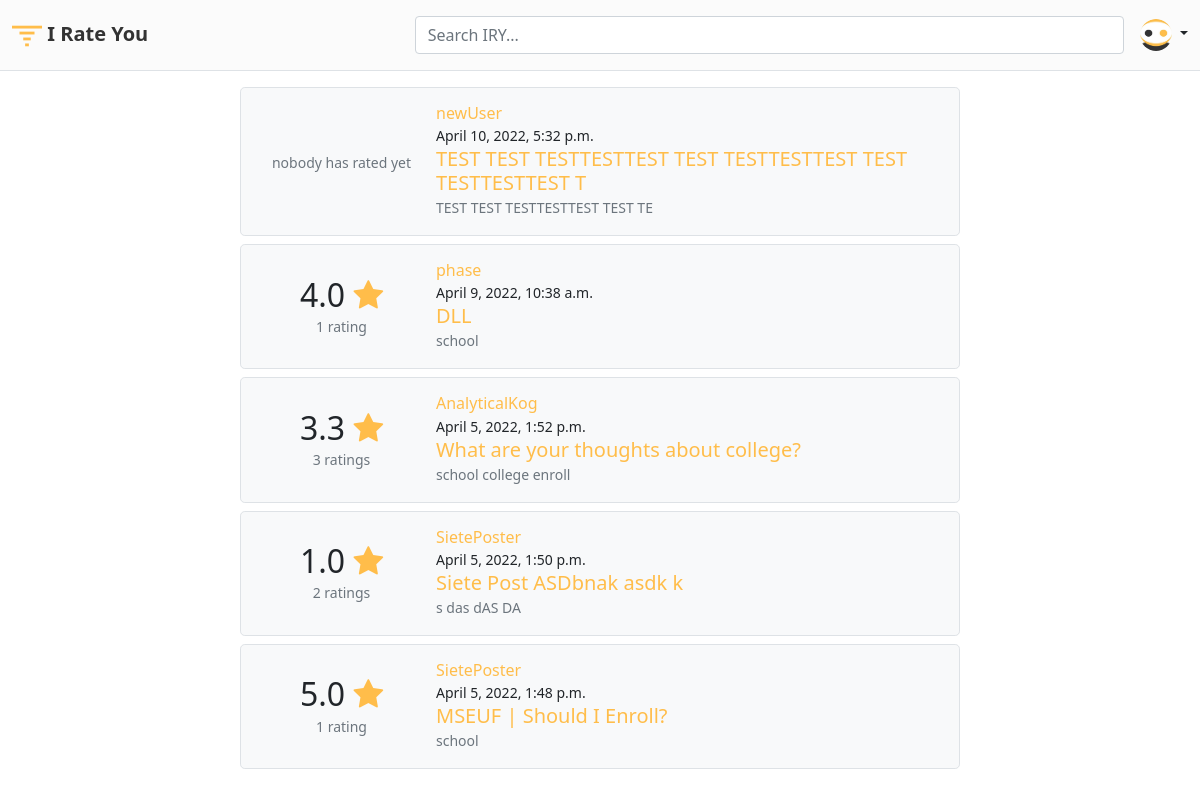
/ (signed in), run on the app's committed database.
### user/models.py (models this page shows, shortened)
class Profile(models.Model):
    user = models.OneToOneField(User, on_delete=models.CASCADE)
    image = models.ImageField(default='default.jpg', upload_to='profile_pics')

### post/models.py (models this page shows, shortened)
class Post(models.Model):
    author = models.ForeignKey(User, on_delete=models.CASCADE)
    title = models.CharField(max_length=60)
    content = models.TextField()
    tag = models.CharField(max_length=30)
    updated = models.DateTimeField(auto_now=True)
    created = models.DateTimeField(auto_now_add=True)
    rate_one = models.PositiveSmallIntegerField(default=0)
    rate_two = models.PositiveSmallIntegerField(default=0)
    rate_three = models.PositiveSmallIntegerField(default=0)
    rate_four = models.PositiveSmallIntegerField(default=0)
    rate_five = models.PositiveSmallIntegerField(default=0)

### post/views.py (the view)
# urls.py: path('', PostListView.as_view(), name='posts_home'),
class PostListView(ListView):
    model = Post
    template_name = 'post/posts_home.html'
    context_object_name = 'posts'
    ordering = ['-created']
    def get_queryset(self):
        query = self.request.GET.get('q')
        if query == None or query == " ":
            query = ''
        object_list = Post.objects.filter(
            Q(title__icontains=query) | Q(content__icontains=query) | Q(tag__icontains=query) | Q(author_id__username__icontains=query)
            )
        return object_list.order_by('-created')

### post/templates/post/posts_home.html
{% extends 'post/base.html' %}
{% block content %}
<div class="home-container">
    <div class="pb-3">
        <div class="d-grid gap-3">
            <div>
                {% for post in posts %}
                    <div class="bg-light border rounded-3 p-3 mb-2 post-container">
                        {% include 'components/rating.html' %}
                        <div class="strip-post">
                            <div class="user-info">
                                <a href="{% url 'user_posts' post.author.username %}">
                                    <h6 class="author">
                                        {{ post.author }}
                                    </h6>
                                </a>
                            </div>
                            <small>
                                {{ post.created }}
                            </small>
                            <a href="{% url 'detail_post' post.id %}">
                                <h5 class="title">
                                    {{ post.title }}
                                </h5>
                            </a>
                            <small class="tag text-muted">
                                {{ post.tag }}
                            </small>
                        </div>
                    </div>
                {% endfor %}
            </div>
        </div>
    </div>
</div>
{% endblock content %}

### post/templates/components/header.html (shortened to what this page needs)
{% load static %}
<header class="py-3 mb-3 border-bottom">
    <div class="container-fluid d-grid gap-3 align-items-center" style="grid-template-columns: 1fr 2fr;">
        <div>
            <a class="navbar-brand" href="{% url 'posts_home' %}">
                <img src="{% static 'post/images/logo.svg' %}" alt="" width="30" height="30" class="d-inline-block align-middle">
                I Rate You
            </a>
        </div>
        <div class="d-flex align-items-center">
            <form action="{% url 'posts_home' %}" method="GET" class="w-100 me-3">
                <input name="q" class="form-control me-2" type="search" class="form-control" placeholder="Search IRY..." aria-label="Search">
            </form>
            <div class="flex-shrink-0 dropdown">
                {% if user.is_authenticated %}
                    <a href="#" class="d-block link-dark text-decoration-none dropdown-toggle" id="dropdownUser2" data-bs-toggle="dropdown" aria-expanded="false">
                        <img src="{{ user.profile.image.url }}" alt="" width="32" height="32" class="rounded-circle">
                    </a>
                {% endif %}
            </div>
        </div>
    </div>
</header>

### post/templates/components/rating.html
{% load mathfilters %}
{% with one=post.rate_one|mul:1 two=post.rate_two|mul:2 three=post.rate_three|mul:3 four=post.rate_four|mul:4 five=post.rate_five|mul:5 %}
    {% with count=post.rate_one|add:post.rate_two|add:post.rate_three|add:post.rate_four|add:post.rate_five %}
        {% with total=one|add:two|add:three|add:four|add:five %}
            <div class="strip-rating">
                <h2>
                    {% if total != 0 and count != 0 %}
                        {{ total|div:count|floatformat:1 }} <span class="fa fa-star checked"></span>
                    {% endif %}
                </h2>
                <small class="text-muted">
                    {% if count == 0 %}
                        nobody has rated yet
                    {% elif count == 1 %}
                        {{ count }} rating
                    {% else %}
                        {{ count }} ratings
                    {% endif %}
                </small>
            </div>
        {% endwith %}
    {% endwith %}
{% endwith %}

### post/static/post/main.css (style rules this page uses)
:root { --yell: #FFBD4A; --blk: #333; --white: #FBFBFB; --gray: #DDD; --links: #0060B6; --red: #F24A72; --green: #04AA6D; --blue: #2196F3; --aqua: #00bcd4; }
header { position: sticky; top: 0; background-color: var(--white); }
a { color: var(--yell); text-decoration: none; }
.navbar-brand { font-weight: 600; color: var(--blk); }
.post-container { display: grid; grid-template-columns: 1fr 3fr; align-items: center; gap: 10px; }
p, h5, h6, h2 { margin: 0; }
.strip-rating { text-align: center; }
.user-info { display: flex; }
@media only screen and (min-width: 500px) { .detail-container, .post-form, .profile-container, .post-container { margin: 0 20%; } }
.checked { color: var(--yell); }

### data on the page
Post: shows "nobody has rated yet", author "newUser", created "April 10, 2022, 5:32 p.m.", title "TEST TEST TESTTESTTEST TEST TESTTESTTEST TEST TESTTESTTEST T", tag "TEST TEST TESTTESTTEST TEST TE"
Post: total "4.0", post "1", author "phase", created "April 9, 2022, 10:38 a.m.", title "DLL", tag "school"
Post: total "3.3", post "3", author "AnalyticalKog", created "April 5, 2022, 1:52 p.m.", title "What are your thoughts about college?", tag "school college enroll"
Post: total "1.0", rate_one "2", author "SietePoster", created "April 5, 2022, 1:50 p.m.", title "Siete Post ASDbnak asdk k", tag "s das dAS DA"
Post: total "5.0", rate_five "1", author "SietePoster", created "April 5, 2022, 1:48 p.m.", title "MSEUF | Should I Enroll?", tag "school"
